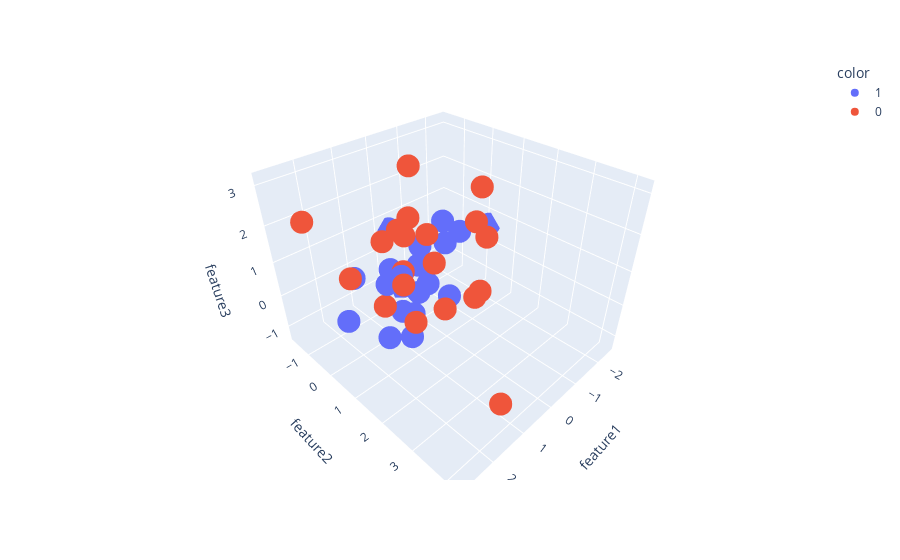

Write notebook code for a chart like this one.
### Code cell
import plotly.express as px
#y_train_trf = y_train.astype(str)
px.scatter_3d(df, x=df['feature1'], y=df['feature2'], z=df['feature3'],
              color=df['target'].astype('str'))

### Figure 1 — Plotly figure (JSON) as saved in the notebook; plotly's stock layout.template omitted (floating-point values rounded to 4 significant figures)
{"data": [{"hovertemplate": "color=1<br>feature1=%{x}<br>feature2=%{y}<br>feature3=%{z}<extra></extra>", "legendgroup": "1", "marker": {"color": "#636efa", "symbol": "circle"}, "mode": "markers", "name": "1", "scene": "scene", "showlegend": true, "type": "scatter3d", "x": [0.667, 0.9486, -0.3675, 1.772, 0.3223, -1.01, -1.838, 1.045, 0.2411, 1.267, 1.415, 1.968, -2.506, -0.02254, 0.4206, -0.04544, -0.4208, 0.1901, -0.3316, -0.9926], "y": [0.02581, 0.7017, -1.137, -0.3475, 0.06034, 0.4417, -0.9388, 0.5382, -0.9525, 0.1736, 0.4577, -0.5478, 0.147, 0.01342, 0.4116, 1.041, -0.552, 0.5121, -1.632, -0.1613], "z": [-0.7776, -1.051, -1.322, 0.6701, -1.043, 1.129, -0.2018, 0.8121, -0.1363, -1.223, 0.7289, -0.6794, 0.6062, 0.9359, -0.07132, -0.09403, -0.1211, 0.1315, 0.6191, 1.192]}, {"hovertemplate": "color=0<br>feature1=%{x}<br>feature2=%{y}<br>feature3=%{z}<extra></extra>", "legendgroup": "0", "marker": {"color": "#EF553B", "symbol": "circle"}, "mode": "markers", "name": "0", "scene": "scene", "showlegend": true, "type": "scatter3d", "x": [1.251, 0.7319, 1.677, 1.01, 0.7489, 0.2907, 0.8989, 2.011, 0.2046, 1.425, 1.438, 2.224, -0.7233, 2.823, 0.1771, 1.234, -1.39, -1.028, -0.7643, 0.3849], "y": [0.1864, 0.5174, 4.188, 1.438, 2.593, 0.867, 0.436, 1.921, -0.01154, 1.441, 1.1, 0.2304, 1.461, -0.3329, -0.5981, 0.05278, 0.6667, 1.131, 1.567, 1.324], "z": [1.704, 2.245, -0.08056, 2.328, 1.171, 0.9826, 0.821, 2.933, 3.151, 0.1826, 1.065, 1.192, -0.08537, 2.637, 1.227, -0.2616, 1.344, 2.603, 1.549, -0.1032]}], "layout": {"legend": {"title": {"text": "color"}, "tracegroupgap": 0}, "margin": {"t": 60}, "scene": {"domain": {"x": [0, 1], "y": [0, 1]}, "xaxis": {"title": {"text": "feature1"}}, "yaxis": {"title": {"text": "feature2"}}, "zaxis": {"title": {"text": "feature3"}}}}}
